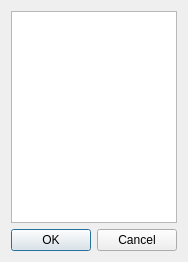
<?xml version="1.0" encoding="UTF-8"?>
<ui version="4.0">
 <class>Dialog</class>
 <widget class="QDialog" name="Dialog">
  <property name="geometry">
   <rect>
    <x>0</x>
    <y>0</y>
    <width>183</width>
    <height>262</height>
   </rect>
  </property>
  <property name="windowTitle">
   <string>Dialog</string>
  </property>
  <layout class="QGridLayout" name="gridLayout">
   <item row="0" column="0">
    <widget class="QListWidget" name="listWidget">
     <property name="selectionMode">
      <enum>QAbstractItemView::ExtendedSelection</enum>
     </property>
    </widget>
   </item>
   <item row="1" column="0">
    <widget class="QDialogButtonBox" name="buttonBox">
     <property name="orientation">
      <enum>Qt::Horizontal</enum>
     </property>
     <property name="standardButtons">
      <set>QDialogButtonBox::Cancel|QDialogButtonBox::Ok</set>
     </property>
    </widget>
   </item>
  </layout>
 </widget>
 <resources/>
 <connections>
  <connection>
   <sender>buttonBox</sender>
   <signal>accepted()</signal>
   <receiver>Dialog</receiver>
   <slot>accept()</slot>
   <hints>
    <hint type="sourcelabel">
     <x>248</x>
     <y>254</y>
    </hint>
    <hint type="destinationlabel">
     <x>157</x>
     <y>274</y>
    </hint>
   </hints>
  </connection>
  <connection>
   <sender>buttonBox</sender>
   <signal>rejected()</signal>
   <receiver>Dialog</receiver>
   <slot>reject()</slot>
   <hints>
    <hint type="sourcelabel">
     <x>316</x>
     <y>260</y>
    </hint>
    <hint type="destinationlabel">
     <x>286</x>
     <y>274</y>
    </hint>
   </hints>
  </connection>
 </connections>
</ui>
